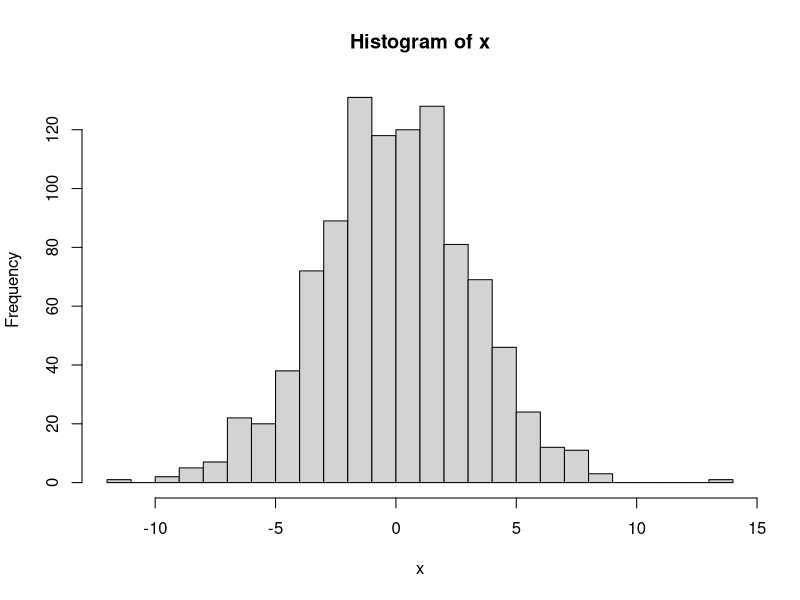
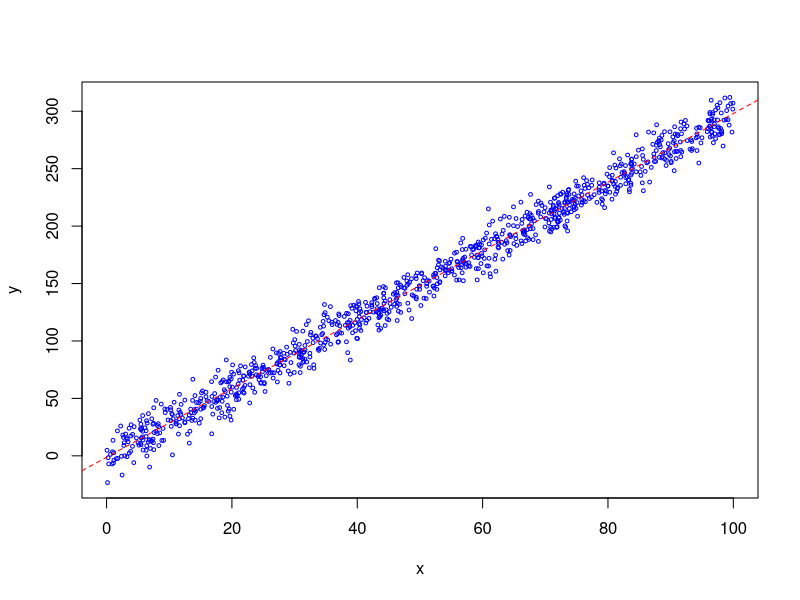

These charts were generated, in order, by the following R code:
###this script creates data and a few plots###

x = rnorm(n = 1000, mean = 0, sd = 3)
hist(x, nclass = 20)

###linear regression

m = 3
b = -2
eps = rnorm(1000,0, 10) #1000 residuals drawn from normal distribution around zero with sd of 10

x = runif(1000, 0, 100)
y = m*x + b + eps
plot(x,y, cex = .5, col = "blue")

###

abline(lm(y~x), lty = 2, col = "red")
